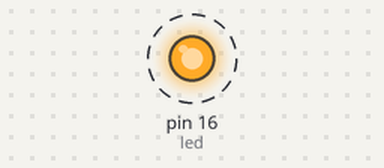
This program was run on a simulated Raspberry Pi (header pin numbers). On the bench: output pins drawn as LEDs (lit = HIGH). Dashed ring = blinking.

Above: at 0.5 s.
Timing chart, 0 to 4.6 s (numbered marks = the images above):
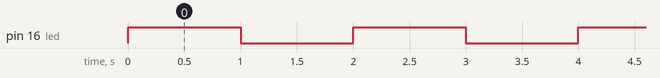

Measured:
- by itself, pin 16 (led): alternates HIGH for 1.0 s and LOW for 1.0 s

The program:

main.py
```python
import RPi.GPIO as GPIO
import time

GPIO.setmode(GPIO.BOARD)
GPIO.setwarnings(False)

led = 16
GPIO.setup(led, GPIO.OUT)

while True:
    GPIO.output(led, GPIO.HIGH)
    time.sleep(1)

    GPIO.output(led, GPIO.LOW)
    time.sleep(1)
```
